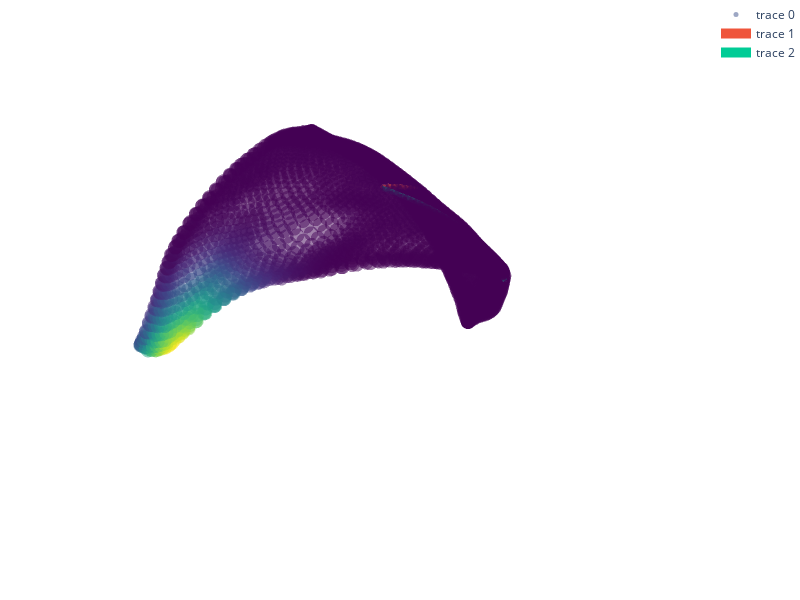

The notebook cell this image was saved under:
### Code cell
import plotly.graph_objects as go

# Create the 3D scatter plot
fig = go.Figure(data=[go.Scatter3d(x=low_dim_activities[:, 0], y=low_dim_activities[:, 1], z=low_dim_activities[:, 2], 
                                   mode='markers', 
                                   marker=dict(size=5, color=activities[:, 0], colorscale='Viridis', opacity=0.5))])

# Add trajectories
fig.add_trace(go.Scatter3d(x=low_dim_trajectory[:, 0], y=low_dim_trajectory[:, 1], z=low_dim_trajectory[:, 2], mode='lines', line=dict(width=10)))
fig.add_trace(go.Scatter3d(x=low_dim_trajectory2[:, 0], y=low_dim_trajectory2[:, 1], z=low_dim_trajectory2[:, 2], mode='lines', line=dict(width=10)))

# Update layout to remove axis and set figure size
fig.update_layout(
    scene=dict(
        xaxis=dict(visible=False),
        yaxis=dict(visible=False),
        zaxis=dict(visible=False)
    ),
    width=800,  # Set the figure width
    height=600,  # Set the figure height
    margin=dict(l=0, r=0, t=0, b=0)  # Remove whitespace around the plot
)

fig.show()

### Figure 1 — Plotly figure (JSON) as saved in the notebook; plotly's stock layout.template omitted (floating-point values rounded to 4 significant figures; data arrays with more than 128 entries replaced by an {"elided": "..."} marker saying what was removed)
{"data": [{"marker": {"color": {"elided": "2500 float values"}, "colorscale": [[0, "#440154"], [0.1111, "#482878"], [0.2222, "#3e4989"], [0.3333, "#31688e"], [0.4444, "#26828e"], [0.5556, "#1f9e89"], [0.6667, "#35b779"], [0.7778, "#6ece58"], [0.8889, "#b5de2b"], [1, "#fde725"]], "opacity": 0.5, "size": 5}, "mode": "markers", "type": "scatter3d", "x": {"elided": "2500 float values"}, "y": {"elided": "2500 float values"}, "z": {"elided": "2500 float values"}}, {"line": {"width": 10}, "mode": "lines", "type": "scatter3d", "x": {"elided": "200 float values"}, "y": {"elided": "200 float values"}, "z": {"elided": "200 float values"}}, {"line": {"width": 10}, "mode": "lines", "type": "scatter3d", "x": {"elided": "200 float values"}, "y": {"elided": "200 float values"}, "z": {"elided": "200 float values"}}], "layout": {"height": 600, "margin": {"b": 0, "l": 0, "r": 0, "t": 0}, "scene": {"xaxis": {"visible": false}, "yaxis": {"visible": false}, "zaxis": {"visible": false}}, "width": 800}}
